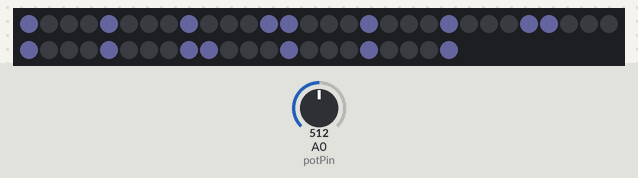
Bench run of a sketch on a simulated Arduino Uno, built with avr-gcc and run on an emulated ATmega328P. Parts: 52 RGB LEDs in strip order, left to right, continuing on the next row. The test bench sets the inputs (shaded band); at power-on: A0 (potPin) = 512. Dim RGB values are drawn brighter than linear.

Above: at 1.2 s.
1.3 s: A0 (potPin) set to 868
At 1.6 s:
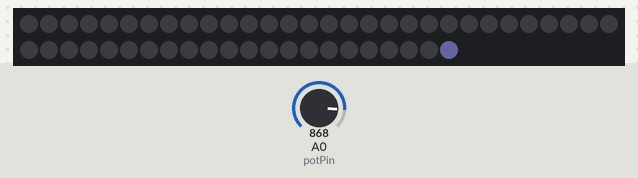
2.8 s: A0 (potPin) set to 896
4.3 s: A0 (potPin) set to 716
Timing chart, 0 to 7.3 s (numbered marks = the images above; inputs shaded):
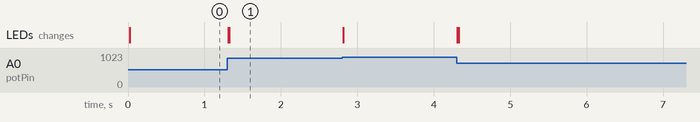

Measured:
- after the input at 1.3 s, the LEDs: first change at once (image 1 shows a later state)

The sketch:

neopixel_potentiometer.ino
```cpp
#include <Adafruit_NeoPixel.h>
#define PIN 5
Adafruit_NeoPixel strip = Adafruit_NeoPixel(52, PIN, NEO_GRB + NEO_KHZ800);

int potPin = A0;
int val = 0;
int colorVal = 0;
int reading = 0;
int prevVal = 0;

int history[] = {52, 48, 44, 40, 27, 31, 35, 39, 26, 22, 18, 14, 1, 5, 9, 13};
int age = 0;
int pixelIndex;

const int numReadings = 10;
int readings[numReadings];      // the readings from the analog input
int readIndex = 0;              // the index of the current reading
int total = 0;                  // the running total
int average = 0;                // the average


void setup() {
  //  Serial.begin(9600);
  strip.begin();
  strip.show();

    for (int thisReading = 0; thisReading < numReadings; thisReading++) {
    readings[thisReading] = 0;
  }


}


void loop() {
  // put your main code here, to run repeatedly:

  // subtract the last reading:
  total = total - readings[readIndex];
  // read from the sensor:
  readings[readIndex] = 900-analogRead(potPin);
  // add the reading to the total:
  total = total + readings[readIndex];
  // advance to the next position in the array:
  readIndex = readIndex + 1;

  // if we're at the end of the array...
  if (readIndex >= numReadings) {
    // ...wrap around to the beginning:
    readIndex = 0;
  }

  // calculate the average:
  average = total / numReadings;

  //reading = 900-analogRead(potPin);
//  Serial.println(reading);
  val = (average/1024.0) * 52;
  colorVal = (average/1024.0) * 255;

  // Neopixel LED number code
  strip.setBrightness(30);
  for ( age = 0; age < 16; age++) {
    pixelIndex = history[age]-1;
    if (age < val) {
      strip.setPixelColor(pixelIndex,160,160,255);
    } else {
      strip.setPixelColor(pixelIndex,0,0,0);
    }
  }
  strip.show();
}
```
